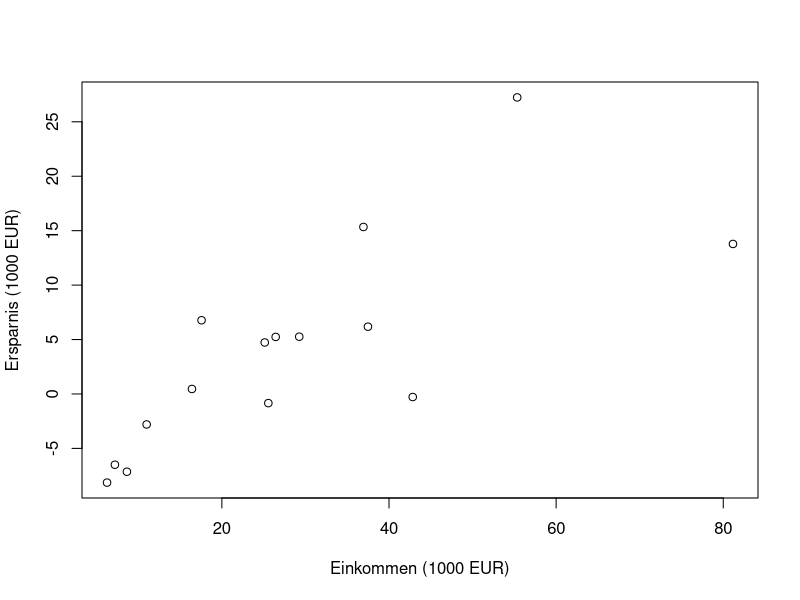

Generate this figure with R:
# Folie 20 Beispiel 1.1

YT <- c(37.48, 25.13, 8.64, 6.26, 55.34, 42.84, 36.94, 26.44, 11.00, 81.16, 29.26, 7.20, 25.56, 17.57, 16.42)

S <- c(6.18, 4.73, -7.14, -8.14, 27.24, -0.28, 15.34, 5.24, -2.80, 13.78, 5.26, -6.50, -0.84, 6.77, 0.46)

shiw <- data.frame(YT, S)

plot(shiw$YT, shiw$S, xlab = "Einkommen (1000 EUR)", ylab = "Ersparnis (1000 EUR)")

